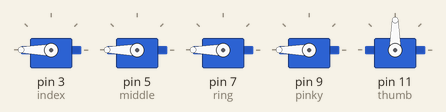
Recording of a sketch running on a simulated Arduino Uno, built with avr-gcc and run on an emulated ATmega328P. On the bench: 5 × servo.

Above: at 0.2 s.
At 2.3 s:
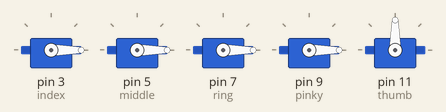
Timing chart, 0 to 3.8 s (numbered marks = the images above):
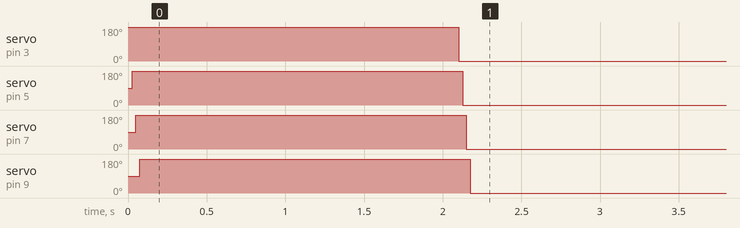

The sketch:

prosthetic_robotic_arm_v1_codes.ino
```cpp
 #include <Servo.h>

/* Wiring:
 *  Digital Pin 3 = Index finger
 *  Digital Pin 5 = Middle finger
 *  Digital Pin 7 = Ring finger
 *  Digital Pin 9 = Pinky finger
 *  Digital Pin 11 = Thumb finger
 */

Servo index, middle, ring, pinky, thumb;

void setup() {
                      // all servo assignments made here
  Serial.begin(9600);
  index.attach(3);
  middle.attach(5);
  ring.attach(7);
  pinky.attach(9);
  thumb.attach(11);
}

void loop() {         // the prototype currently only carries out the fist grip pattern

  fist_grab();
  delay(2000);
  fist_relax();
  delay(2000);

  delay(2000);
  keygrab();
  delay(2000);
  keygrab_relax();
  delay(2000);
}

void fist_grab() {    // each finger is contracted individually, to form a fist
  index_move(180);
  middle_move(180);
  ring_move(180);
  pinky_move(180);

}

void fist_relax() {   // each finger is relaxed individually, to return to orignal position
  index_move(0);
  middle_move(0);
  ring_move(0);
  pinky_move(0);
}

void keygrab() {      // attempts to hold keys
  thumb_move(180);
  delay(1000);
  index_move(180);
}

void keygrab_relax() {      // returns thumb and index finger to relaxation after keygrab function used
  thumb_move(0);
  delay(1000);
  index_move(0);
}

void index_move(int angle) {    // function to move the index finger to a certain position based on servo angle
  index.write(angle);
  delay(25);
}

void middle_move(int angle) {   // function to move the middle finger to a certain position based on servo angle
  middle.write(angle);
  delay(25);
}

void ring_move(int angle) {     // function to move the ring finger to a certain position based on servo angle
  ring.write(angle);
  delay(25);
}

void pinky_move(int angle) {    // function to move the pinky finger to a certain position based on servo angle
  pinky.write(angle);
  delay(25);
}

void thumb_move(int angle) {    // function to move the thumb finger to a certain position based on servo angle
  thumb_move(angle);
  delay(25);
}
```

Measured:
- by itself, servo on pin 3 (index): 180° → 0° at 2.1 s
- by itself, servo on pin 5 (middle): 90° → 180° at 0.03 s, → 0° 2.1 s later
- by itself, servo on pin 7 (ring): 90° → 180° at 0.05 s, → 0° 2.1 s later
- by itself, servo on pin 9 (pinky): 90° → 180° at 0.08 s, → 0° 2.1 s later
